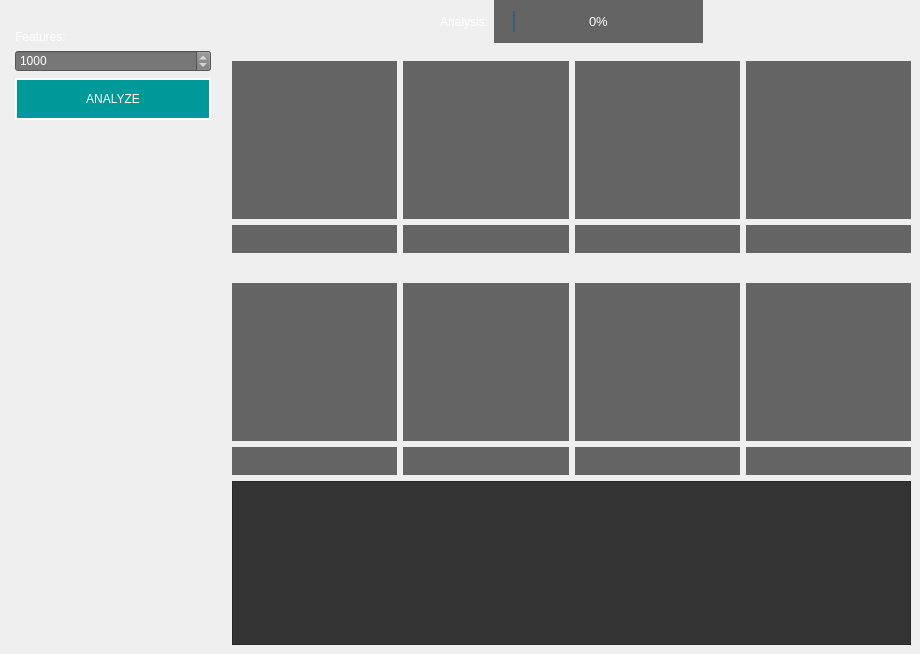
       <widget class="QWidget" name="tab_learning">
        <attribute name="title">
         <string>Analysis</string>
        </attribute>
        <widget class="QWidget" name="horizontalLayoutWidget_2">
         <property name="geometry">
          <rect>
           <x>0</x>
           <y>0</y>
           <width>911</width>
           <height>645</height>
          </rect>
         </property>
         <layout class="QHBoxLayout" name="horizontalLayout_2">
          <item>
           <layout class="QVBoxLayout" name="verticalLayout_3">
            <property name="leftMargin">
             <number>15</number>
            </property>
            <property name="topMargin">
             <number>30</number>
            </property>
            <property name="rightMargin">
             <number>15</number>
            </property>
            <property name="bottomMargin">
             <number>15</number>
            </property>
            <item>
             <widget class="QLabel" name="label">
              <property name="styleSheet">
               <string notr="true">color: #fff;
font: 12pt &quot;Helvetica&quot;;
</string>
              </property>
              <property name="text">
               <string>Features:</string>
              </property>
             </widget>
            </item>
            <item>
             <widget class="QSpinBox" name="spinBox">
              <property name="styleSheet">
               <string notr="true">	background-color: #777777;
	min-width: 160px;
	color: #fff;
</string>
              </property>
              <property name="minimum">
               <number>10</number>
              </property>
              <property name="maximum">
               <number>10000</number>
              </property>
              <property name="singleStep">
               <number>100</number>
              </property>
              <property name="value">
               <number>1000</number>
              </property>
              <property name="displayIntegerBase">
               <number>10</number>
              </property>
             </widget>
            </item>
            <item>
             <widget class="QPushButton" name="button_train">
              <property name="styleSheet">
               <string notr="true">QPushButton{
	background-color: #009999;
	min-width: 160px;
	padding: 12px 16px;
	border: 2px solid #fff;
	color: #fff;
}

QPushButton:hover {
	background-color: #75bdc3;
}</string>
              </property>
              <property name="text">
               <string>ANALYZE</string>
              </property>
             </widget>
            </item>
            <item>
             <spacer name="verticalSpacer_13">
              <property name="orientation">
               <enum>Qt::Vertical</enum>
              </property>
              <property name="sizeHint" stdset="0">
               <size>
                <width>20</width>
                <height>40</height>
               </size>
              </property>
             </spacer>
            </item>
           </layout>
          </item>
          <item>
           <layout class="QVBoxLayout" name="verticalLayout_8">
            <item>
             <layout class="QHBoxLayout" name="horizontalLayout_11">
              <item>
               <spacer name="horizontalSpacer_11">
                <property name="orientation">
                 <enum>Qt::Horizontal</enum>
                </property>
                <property name="sizeHint" stdset="0">
                 <size>
                  <width>40</width>
                  <height>20</height>
                 </size>
                </property>
               </spacer>
              </item>
              <item>
               <widget class="QLabel" name="label_7">
                <property name="styleSheet">
                 <string notr="true">color: #fff;
font: 12pt &quot;Helvetica&quot;;</string>
                </property>
                <property name="text">
                 <string>Analysis:</string>
                </property>
               </widget>
              </item>
              <item>
               <widget class="QProgressBar" name="progressBar_loadingTraining">
                <property name="styleSheet">
                 <string notr="true">QProgressBar {
    background-color: #333333;
    color: #fff;
	text-align: center;
	padding: 10px 20px 10px 20px;

    background-color: #646464;
    
    font-size: 14pt;
	max-width: 250px;
    gridline-color: #fffff8;
    font-size: 10pt;
	border: 0px solid #fffff8;
    background-color: #646464;
    }

</string>
                </property>
                <property name="value">
                 <number>0</number>
                </property>
               </widget>
              </item>
              <item>
               <spacer name="horizontalSpacer_12">
                <property name="orientation">
                 <enum>Qt::Horizontal</enum>
                </property>
                <property name="sizeHint" stdset="0">
                 <size>
                  <width>40</width>
                  <height>20</height>
                 </size>
                </property>
               </spacer>
              </item>
             </layout>
            </item>
            <item>
             <spacer name="verticalSpacer_3">
              <property name="orientation">
               <enum>Qt::Vertical</enum>
              </property>
              <property name="sizeHint" stdset="0">
               <size>
                <width>20</width>
                <height>40</height>
               </size>
              </property>
             </spacer>
            </item>
            <item>
             <layout class="QHBoxLayout" name="label_evaluation4c">
              <item>
               <widget class="QLabel" name="label_analysis1">
                <property name="styleSheet">
                 <string notr="true">QLabel {
    background-color: #333333;
    color: #fff;
    background-color: #646464;
    padding: 4px;
    border: 0px solid #fffff8;
    font-size: 14pt;

	width: 130px;
	min-height: 150px;
    gridline-color: #fffff8;
    font-size: 12pt;

    background-color: #646464;
    border: 0px solid #fffff8;
}</string>
                </property>
                <property name="text">
                 <string/>
                </property>
               </widget>
              </item>
              <item>
               <widget class="QLabel" name="label_analysis2">
                <property name="styleSheet">
                 <string notr="true">QLabel {
    background-color: #333333;
    color: #fff;
    background-color: #646464;
    padding: 4px;
    border: 0px solid #fffff8;
    font-size: 14pt;

	width: 130px;
	min-height: 150px;
    gridline-color: #fffff8;
    font-size: 12pt;

    background-color: #646464;
    border: 0px solid #fffff8;
}</string>
                </property>
                <property name="text">
                 <string/>
                </property>
               </widget>
              </item>
              <item>
               <widget class="QLabel" name="label_analysis3">
                <property name="styleSheet">
                 <string notr="true">QLabel {
    background-color: #333333;
    color: #fff;
    background-color: #646464;
    padding: 4px;
    border: 0px solid #fffff8;
    font-size: 14pt;

	width: 130px;
	min-height: 150px;
    gridline-color: #fffff8;
    font-size: 12pt;

    background-color: #646464;
    border: 0px solid #fffff8;
}</string>
                </property>
                <property name="text">
                 <string/>
                </property>
               </widget>
              </item>
              <item>
               <widget class="QLabel" name="label_analysis4">
                <property name="styleSheet">
                 <string notr="true">QLabel {
    background-color: #333333;
    color: #fff;
    background-color: #646464;
    padding: 4px;
    border: 0px solid #fffff8;
    font-size: 14pt;

	width: 130px;
	min-height: 150px;
    gridline-color: #fffff8;
    font-size: 12pt;

    background-color: #646464;
    border: 0px solid #fffff8;
}</string>
                </property>
                <property name="text">
                 <string/>
                </property>
               </widget>
              </item>
             </layout>
            </item>
            <item>
             <layout class="QHBoxLayout" name="horizontalLayout_12">
              <item>
               <widget class="QLabel" name="label_analysis1_class">
                <property name="styleSheet">
                 <string notr="true">QLabel {
    background-color: #333333;
    color: #fff;
    background-color: #646464;
    padding: 4px;
    border: 0px solid #fffff8;

	width: 130px;
	min-height: 20px;
    gridline-color: #fffff8;
    font: 13pt &quot;Helvetica&quot;;

    background-color: #646464;
    border: 0px solid #fffff8;
}</string>
                </property>
                <property name="text">
                 <string/>
                </property>
               </widget>
              </item>
              <item>
               <widget class="QLabel" name="label_analysis2_class">
                <property name="styleSheet">
                 <string notr="true">QLabel {
    background-color: #333333;
    color: #fff;
    background-color: #646464;
    padding: 4px;
    border: 0px solid #fffff8;

	width: 130px;
	min-height: 20px;
    gridline-color: #fffff8;
    font: 13pt &quot;Helvetica&quot;;

    background-color: #646464;
    border: 0px solid #fffff8;
}</string>
                </property>
                <property name="text">
                 <string/>
                </property>
               </widget>
              </item>
              <item>
               <widget class="QLabel" name="label_analysis3_class">
                <property name="styleSheet">
                 <string notr="true">QLabel {
    background-color: #333333;
    color: #fff;
    background-color: #646464;
    padding: 4px;
    border: 0px solid #fffff8;

	width: 130px;
	min-height: 20px;
    gridline-color: #fffff8;
    font: 13pt &quot;Helvetica&quot;;

    background-color: #646464;
    border: 0px solid #fffff8;
}</string>
                </property>
                <property name="text">
                 <string/>
                </property>
               </widget>
              </item>
              <item>
               <widget class="QLabel" name="label_analysis4_class">
                <property name="styleSheet">
                 <string notr="true">QLabel {
    background-color: #333333;
    color: #fff;
    background-color: #646464;
    padding: 4px;
    border: 0px solid #fffff8;

	width: 130px;
	min-height: 20px;
    gridline-color: #fffff8;
    font: 13pt &quot;Helvetica&quot;;

    background-color: #646464;
    border: 0px solid #fffff8;
}</string>
                </property>
                <property name="text">
                 <string/>
                </property>
               </widget>
              </item>
             </layout>
            </item>
            <item>
             <spacer name="verticalSpacer_2">
              <property name="orientation">
               <enum>Qt::Vertical</enum>
              </property>
              <property name="sizeHint" stdset="0">
               <size>
                <width>20</width>
                <height>40</height>
               </size>
              </property>
             </spacer>
            </item>
            <item>
             <spacer name="verticalSpacer">
              <property name="orientation">
               <enum>Qt::Vertical</enum>
              </property>
              <property name="sizeHint" stdset="0">
               <size>
                <width>20</width>
                <height>40</height>
               </size>
              </property>
             </spacer>
            </item>
            <item>
             <layout class="QHBoxLayout" name="horizontalLayout">
              <item>
               <widget class="QLabel" name="label_analysis5">
                <property name="styleSheet">
                 <string notr="true">QLabel {
    background-color: #333333;
    color: #fff;
    background-color: #646464;
    padding: 4px;
    border: 0px solid #fffff8;
    font-size: 14pt;

	width: 130px;
	min-height: 150px;
    gridline-color: #fffff8;
    font-size: 12pt;

    background-color: #646464;
    border: 0px solid #fffff8;
}</string>
                </property>
                <property name="text">
                 <string/>
                </property>
               </widget>
              </item>
              <item>
               <widget class="QLabel" name="label_analysis6">
                <property name="styleSheet">
                 <string notr="true">QLabel {
    background-color: #333333;
    color: #fff;
    background-color: #646464;
    padding: 4px;
    border: 0px solid #fffff8;
    font-size: 14pt;

	width: 130px;
	min-height: 150px;
    gridline-color: #fffff8;
    font-size: 12pt;

    background-color: #646464;
    border: 0px solid #fffff8;
}</string>
                </property>
                <property name="text">
                 <string/>
                </property>
               </widget>
              </item>
              <item>
               <widget class="QLabel" name="label_analysis7">
                <property name="styleSheet">
                 <string notr="true">QLabel {
    background-color: #333333;
    color: #fff;
    background-color: #646464;
    padding: 4px;
    border: 0px solid #fffff8;
    font-size: 14pt;

	width: 130px;
	min-height: 150px;
    gridline-color: #fffff8;
    font-size: 12pt;

    background-color: #646464;
    border: 0px solid #fffff8;
}</string>
                </property>
                <property name="text">
                 <string/>
                </property>
               </widget>
              </item>
              <item>
               <widget class="QLabel" name="label_analysis8">
                <property name="styleSheet">
                 <string notr="true">QLabel {
    background-color: #333333;
    color: #fff;
    background-color: #646464;
    padding: 4px;
    border: 0px solid #fffff8;
    font-size: 14pt;

	width: 130px;
	min-height: 150px;
    gridline-color: #fffff8;
    font-size: 12pt;

    background-color: #646464;
    border: 0px solid #fffff8;
}</string>
                </property>
                <property name="text">
                 <string/>
                </property>
               </widget>
              </item>
             </layout>
            </item>
            <item>
             <layout class="QHBoxLayout" name="horizontalLayout_7">
              <item>
               <widget class="QLabel" name="label_analysis5_class">
                <property name="styleSheet">
                 <string notr="true">QLabel {
    background-color: #333333;
    color: #fff;
    background-color: #646464;
    padding: 4px;
    border: 0px solid #fffff8;

	width: 130px;
	min-height: 20px;
    gridline-color: #fffff8;
    font: 13pt &quot;Helvetica&quot;;

    background-color: #646464;
    border: 0px solid #fffff8;
}</string>
                </property>
                <property name="text">
                 <string/>
                </property>
               </widget>
              </item>
              <item>
               <widget class="QLabel" name="label_analysis6_class">
                <property name="styleSheet">
                 <string notr="true">QLabel {
    background-color: #333333;
    color: #fff;
    background-color: #646464;
    padding: 4px;
    border: 0px solid #fffff8;

	width: 130px;
	min-height: 20px;
    gridline-color: #fffff8;
    font: 13pt &quot;Helvetica&quot;;

    background-color: #646464;
    border: 0px solid #fffff8;
}</string>
                </property>
                <property name="text">
                 <string/>
                </property>
               </widget>
              </item>
              <item>
               <widget class="QLabel" name="label_analysis7_class">
                <property name="styleSheet">
                 <string notr="true">QLabel {
    background-color: #333333;
    color: #fff;
    background-color: #646464;
    padding: 4px;
    border: 0px solid #fffff8;

	width: 130px;
	min-height: 20px;
    gridline-color: #fffff8;
    font: 13pt &quot;Helvetica&quot;;

    background-color: #646464;
    border: 0px solid #fffff8;
}</string>
                </property>
                <property name="text">
                 <string/>
                </property>
               </widget>
              </item>
              <item>
               <widget class="QLabel" name="label_analysis8_class">
                <property name="styleSheet">
                 <string notr="true">QLabel {
    background-color: #333333;
    color: #fff;
    background-color: #646464;
    padding: 4px;
    border: 0px solid #fffff8;

	width: 130px;
	min-height: 20px;
    gridline-color: #fffff8;
    font: 13pt &quot;Helvetica&quot;;

    background-color: #646464;
    border: 0px solid #fffff8;
}</string>
                </property>
                <property name="text">
                 <string/>
                </property>
               </widget>
              </item>
             </layout>
            </item>
            <item>
             <widget class="QTableWidget" name="tableWidget_learning">
              <property name="styleSheet">
               <string notr="true">QWidget {
    background-color: #333333;
    color: #fff;
}

QHeaderView::section {
    background-color: #646464;
    padding: 4px;
    border: 1px solid #fffff8;
    font-size: 14pt;
}

QTableWidget::item {
	width: 130px;
}

QTableWidget {
    gridline-color: #fffff8;
    font-size: 12pt;
	padding-top: 30px;
	padding-left: 30px;
}

QTableWidget QTableCornerButton::section {
    background-color: #646464;
    border: 1px solid #fffff8;
}</string>
              </property>
             </widget>
            </item>
           </layout>
          </item>
         </layout>
        </widget>
       </widget>
